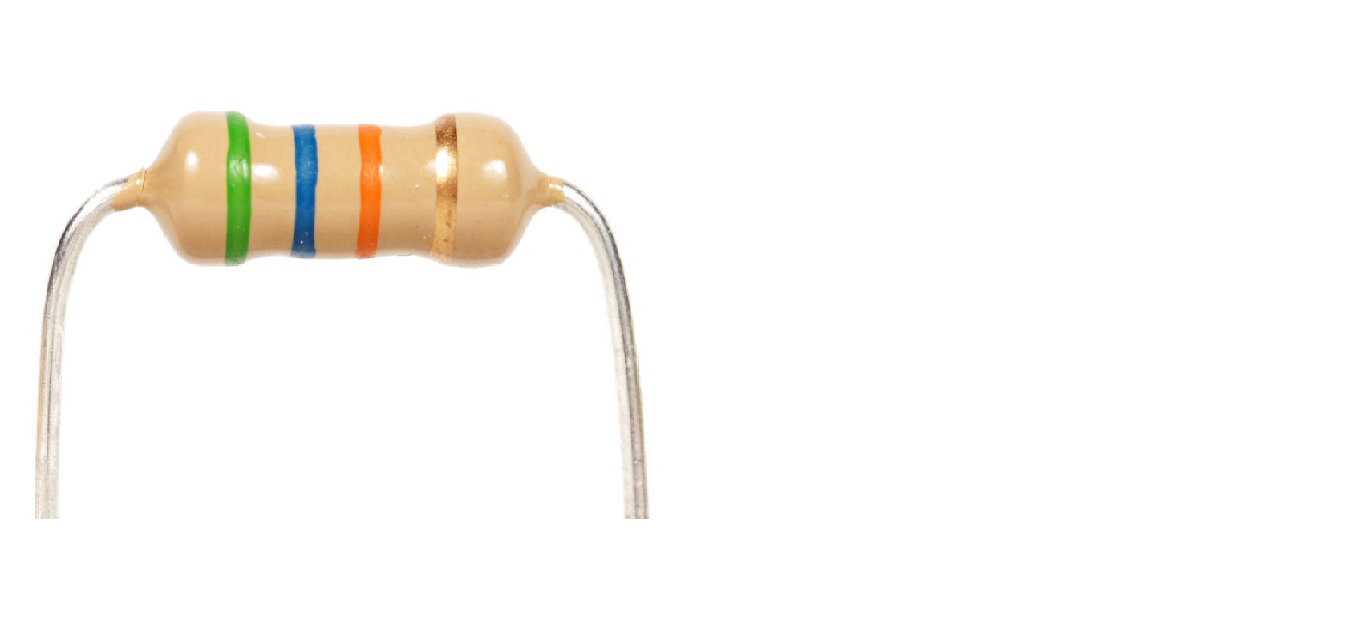
#> input picture Image-Processing-Project-Resistor-Scanner/place1.jpg, 1360 x 618 px
$ python run.py --image place1.jpg
#> lines starting #> are read from the running program, lines starting #| are printed output that depends on the picture; after the words box and inside, x2 and y2 are one past the last pixel; in counts of white or black regions, pixels touching at a corner belong together
# import the necessary packages
import sys
import numpy as np
import cv2
import math

import argparse
# construct the argument parse and parse the arguments
ap = argparse.ArgumentParser()
ap.add_argument("-i", "--image", required=True, help="path to the input image")
args = vars(ap.parse_args())

# load the image and resize it to a smaller factor so that
# the shapes can be approximated better
first_read_image = cv2.imread(args["image"])
#> first_read_image is the input picture: shape (618, 1360, 3); mean B, G, R 245.6, 249, 251

# load the image
#first_read_image = cv2.imread("place1.jpg")

#convert image from BGR to RGB
image = cv2.cvtColor(first_read_image, cv2.COLOR_BGR2RGB)

rows,columns,channels = image.shape
#> rows = 618; columns = 1360; channels = 3
#rows,columns,channels

#print the shape of image
#print ('Image shape: ',image.shape)

#get mean color value of the image
mean_color = cv2.mean(image)
#> mean_color = (251, 249, 245.6, 0)
#print the mean
#print ('mean: ',mean_color)

#make 3 new arrays with size equal to number of columns in small image
numbers_of_dark_pixels_in_each_column = [0 for i in range(columns)]
#> numbers_of_dark_pixels_in_each_column = 1360 values from 0 to 0
addition_of_row_numbers_having_dark_pixels_in_each_column = [0 for i in range(columns)]
#> addition_of_row_numbers_having_dark_pixels_in_each_column = 1360 values from 0 to 0
average_of_row_numbers_having_dark_pixels_in_each_column = [0 for i in range(columns)]
#> average_of_row_numbers_having_dark_pixels_in_each_column = 1360 values from 0 to 0

#travel row by row downwards in each column from left to right in small image
global num
for x in range(0,columns):
    num = 0
    for y in range(0,rows):
        #get pixel value in small image and assign to a new variable res
        res = image[y,x]

        #res is empty if no image loaded, then continue
        if res is None:
            continue
        #if the respecitve values stored in res are greater than half of the respective values in the mean color of the small image
        #then pass (these are the light parts of the image)
        #if not, increment num by 1 and set respective array position of avgy equal to column number as the value already stored plus y
        if res[0] > mean_color[0] * 0.5 and res[1] > mean_color[1] * 0.5 and res[2] > mean_color[2] * 0.5:
            pass
        else:
            num += 1
            addition_of_row_numbers_having_dark_pixels_in_each_column[x] += y

    #once the iteration of rows along a column is over,
    #if num is greater than 2, set value in nums at index equal to column number, as num
    #and set value in avgy at index equal to column number, as (value already there divided by num)
    if num > 2:
        numbers_of_dark_pixels_in_each_column[x] = num
        average_of_row_numbers_having_dark_pixels_in_each_column[x]=((addition_of_row_numbers_having_dark_pixels_in_each_column[x]) / num)
#> after the loop, addition_of_row_numbers_having_dark_pixels_in_each_column = 1360 values, max 27521 at index 229, min 0 at index 0, mean 3499.4; average_of_row_numbers_having_dark_pixels_in_each_column = 1360 values, max 379.5 at index 636, min 0 at index 0, mean 80.13; numbers_of_dark_pixels_in_each_column = 1360 values, max 146 at index 229, min 0 at index 0, mean 16.68


average_dark_pixels = 0
count = 0
for x in range(0, columns):
    if numbers_of_dark_pixels_in_each_column[x] > 0:#if nums(column number) is greater than 0, then do this
        average_dark_pixels += numbers_of_dark_pixels_in_each_column[x] #add the values in nums array that are greater than 0
        count += 1 #count the number of values greater than 0
#> this loop made 1360 passes
#> average_dark_pixels on passes 48 to 59: 3, 8, 16, 26, 38, 48, 58, 62, 65, 69, 79, 94
#> after the loop, average_dark_pixels = 22688; count = 496


#gettin row and column values to extract out part of image and draw rectangle
x_min = -1
x_max = 0

if count > 0: #if there are values greater than 0 in nums array
    average_dark_pixels /= count #get the average times the num has been greater than 0 by dividing total by number of values greater than 0
#> average_dark_pixels = 45.74
    for x in range(0,columns):
        if numbers_of_dark_pixels_in_each_column[x] > average_dark_pixels + 15: #if nums(column number) is greater than ((average times the num has been greater than 0) + 15)
            if x_min < 0:#this will happen only in first iteration as minx is -1 and after that minx is updated to x
                x_min = x #set minx as respective index of nums array
            x_max = x # set maxx as respective index of nums array
#> after the loop, x_min = 225

if x_min >= 0: #if minx is greater than or equal to 0 (ie. respective index of nums array saved above is higher than 0)
    y_min = average_of_row_numbers_having_dark_pixels_in_each_column[x_min]
#> y_min = 217.9
    y_max = average_of_row_numbers_having_dark_pixels_in_each_column[x_max]
#> y_max = 201.9
    x_min_2 = x_min - 20
#> x_min_2 = 205

    if x_min_2 < 0:
        x_min_2 = 0
    if x_min_2 > len(average_of_row_numbers_having_dark_pixels_in_each_column) - 1:
        x_min_2 = len(average_of_row_numbers_having_dark_pixels_in_each_column) - 1

    x_max_2 = x_max + 20
#> x_max_2 = 477
    if x_max_2 < 0:
        x_max_2 = 0
    if x_max_2 > len(average_of_row_numbers_having_dark_pixels_in_each_column) - 1:
        x_max_2 = len(average_of_row_numbers_having_dark_pixels_in_each_column) - 1

    ratio = (average_of_row_numbers_having_dark_pixels_in_each_column[x_max_2] - average_of_row_numbers_having_dark_pixels_in_each_column[x_min_2]) / ((x_max_2) - (x_min_2))
#> ratio = 0.00184
    y_min = (int) (ratio * (x_min - x_min_2) + average_of_row_numbers_having_dark_pixels_in_each_column[x_min_2])
#> y_min = 239
    y_max = (int) (ratio * (x_max - x_max_2) + average_of_row_numbers_having_dark_pixels_in_each_column[x_max_2])
#> y_max = 239

    w = x_max - x_min#width of part of image to be extracted out
#> w = 232

    if w > 10 and ratio < 0.7 and ratio > -0.7:
        x1=min(x_min,x_max)
#> x1 = 225
        x2=max(x_min,x_max)
#> x2 = 457
        y1=min(y_min+15,y_max+15,y_max-15,y_min-15)
#> y1 = 224
        y2=max(y_min+15,y_max+15,y_max-15,y_min-15)
#> y2 = 254

        res = cv2.resize(image[y1:y2, x1:x2],(columns,50),fx=0, fy=0, interpolation = cv2.INTER_NEAREST)#cut out the colour bands part from the image
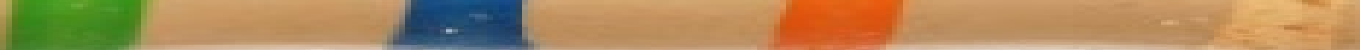
#> res: shape (50, 1360, 3); mean R, G, B 172.6, 139, 91.3
        cv2.rectangle(image, (x1,y1), (x2,y2),(0, 255, 0),2); #draw a green rectangle where the part of image was extracted on original image
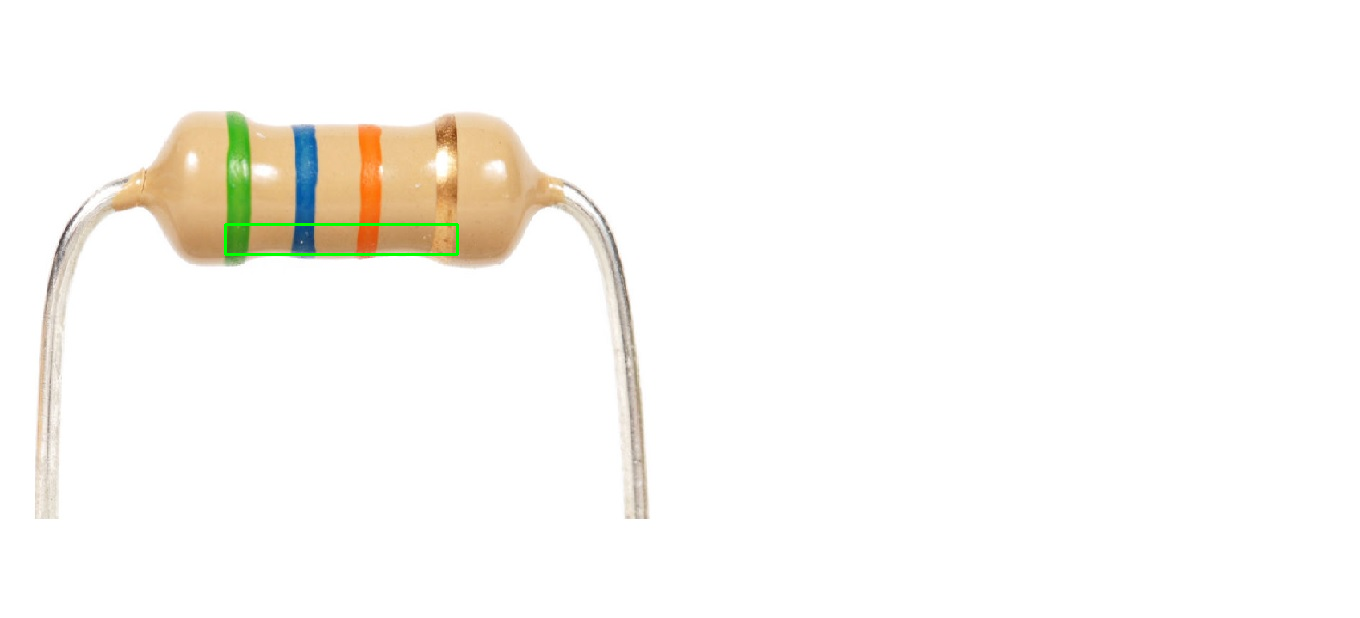
#> image: shape (618, 1360, 3); mean R, G, B 250.7, 249.1, 245.4

        n = 3

        res_rows,res_columns,res_channels = res.shape
#> res_rows = 50; res_columns = 1360
        background = [0 for k in range(n)]

        for x in range(res_columns-50,res_columns):
            value = res[0, x]
            for i in range(0,3):
                background[i] += value[i] / 50.0
#> this loop made 50 passes
#> value on passes 1 to 12: [193, 128, 60], [193, 128, 60], [193, 128, 60], [193, 128, 60], [199, 132, 62], [199, 132, 62], [199, 132, 62], [199, 132, 62], [199, 132, 62], [213, 150, 81], [213, 150, 81], [213, 150, 81]
#> after the loop, background = [215.9, 161.4, 96.64]

        background_distances = [0 for k in range(res_columns)]

        average_distance = 0
        for x in range(0,res_columns-5):# -5 removed
            c1 = background
            c2 = res[0,x]

            background_distances[x] = (math.pow(c1[0] - c2[0], 2)
                          + math.pow(c1[1] - c2[1], 2)
                          + math.pow(c1[2] - c2[2], 2))/100
            average_distance += (background_distances[x] / res_columns)
#> this loop made 1355 passes
#> (c2, average_distance) on passes 1 to 3: ([195, 166, 98], 0.00338), ([195, 166, 98], 0.00676), ([195, 166, 98], 0.0101)
#> after the loop, average_distance = 71.03; background_distances = 1360 values, max 466 at index 499, min 0 at index 1355, mean 71.03


        res = cv2.fastNlMeansDenoising(res, None, 10, 7, 30)
        res = cv2.GaussianBlur(res,(15,15),0)

        res = cv2.GaussianBlur(res,(15,15),0)

        # pic
        #cv2.imshow('res',cv2.cvtColor(res, cv2.COLOR_BGR2RGB))


        #the brighter values of colors
        bright_codes = [(0, 0, 0),         #black
                        (156, 102, 51), #brown
                     (255, 0, 0),       #red
                     (255, 102, 0),     #orange
                     (255, 255, 0),     #yellow
                     (0, 255, 0),       #green
                     (0, 0, 255),       #blue
                     (200, 0, 255),     #violet
                     (128, 128, 128),   #gray
                     (255, 255, 255)]   #white

        #the darker values of colors
        dark_codes = [(20, 20, 20),      #black
                 (71, 53, 38),      #brown
                 (204, 0, 0),       #red
                      (255, 51, 0),     #orange
                    (255, 204, 102), #yellow
                      (30, 200, 50), #green
                 (40, 73, 86),      #blue
                 (110, 0, 51),      #violet
                 (73, 65, 62),      #gray
                 (250, 250, 250)]   #white

        color_name = ["black","brown","red","orange","yellow","green","blue","violet","gray","white"]
        #getting colors of the bands
        coldet = [0]*res_columns
        for x in range(0,res_columns):
            if background_distances[x] > average_distance :
                col = res[0, x]

                mini = 100000
                minc = -1
                for c in range(0,len(dark_codes)):
                    c2 = dark_codes[c]
                    distance = (math.pow(col[0] - c2[0], 2)
                            + math.pow(col[1] - c2[1], 2)
                            + math.pow(col[2] - c2[2], 2))
                    if distance < mini:
                        mini = distance
                        minc = c

                coldet[x] = minc
                if minc >= 0:
                    pass

            else:
                coldet[x] = -1
#> this loop made 1360 passes
#> col on passes 13 to 24: [131, 148, 59], [123, 146, 53], [116, 144, 49], [109, 142, 45], [102, 141, 41], [96, 140, 38], [91, 140, 36], [87, 140, 34], [83, 140, 32], [79, 140, 31], [76, 141, 30], [73, 141, 30]

        #log
        #print("coldet",coldet)

        numconti = 0
        numcodes = 0
        sumcodes = [0]*res_columns
        result = [0 for k in range(n)]
        found = False

        for x in range(0,res_columns):
            if coldet[x] == -1 and numconti > 20:
                sumc = [0]*len(dark_codes)
                for i in range(0,numconti - 20):
                    sumc[sumcodes[i]] += 1
                print("sumc",sumc)

                maxnum = 0
                code = -1
                for i in range(0,len(dark_codes)):
                    if sumc[i] > maxnum:
                        maxnum = sumc[i]
                        code = i

                if code != -1:
                   #display colours and colour names
                    cv2.rectangle(image, ((int)(numcodes*columns/4),rows-40), ((int)((numcodes +1 )*columns/4),rows),bright_codes[code],-1)#Original
                    cv2.putText(image, color_name[code], ((int)(numcodes * columns / 4), rows-10),cv2.FONT_HERSHEY_DUPLEX, 1.0, (0, 0, 0))
                    result[numcodes] = code
                    print("code", code)
                    numcodes += 1
                    if numcodes >= 3:
                        found = True
                        break
                numconti = 0
                sumcodes = [0]*res_columns
            elif coldet[x] >= 0:
                if numconti > 10:
                    sumcodes[numconti - 10] = coldet[x]
                if numconti == 10:
                    pass

                numconti += 1
            else:
                numconti = 0
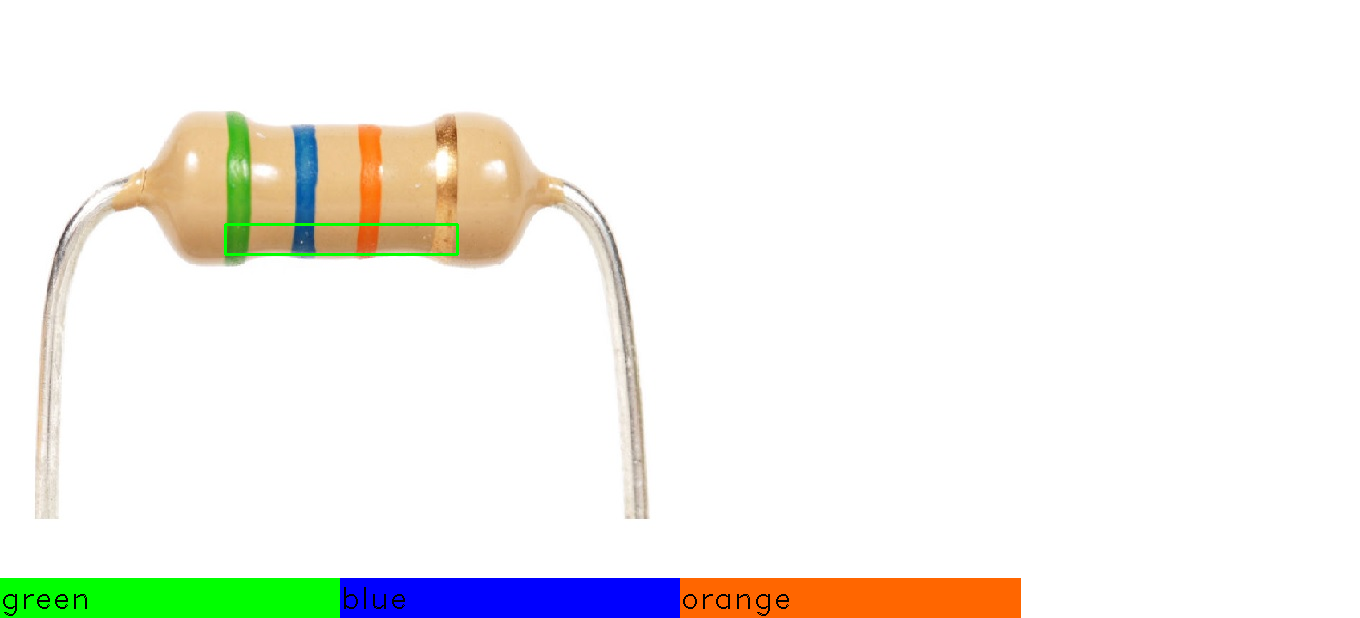
#> image: shape (618, 1360, 3); 4.86% of pixels changed, all inside (x1, y1, x2, y2) = (0, 578, 1021, 618)


        print("result",result)
#| result [5, 6, 3]
        final_result = result[0] * 10 + result[1]
        final_result *= math.pow(10, result[2])
        resistance = final_result
        unit = " Ohm"
        if resistance >= 1000.0:
            resistance /= 1000
            unit = "k Ohm"
        if resistance >= 1000000.0:
            resistance /= 1000000
            unit = "m Ohm"

        answer = f'{resistance:.1f}' + unit
        cv2.putText(image, answer, (50, 50),cv2.FONT_HERSHEY_DUPLEX, 1.0, (0, 0, 0))
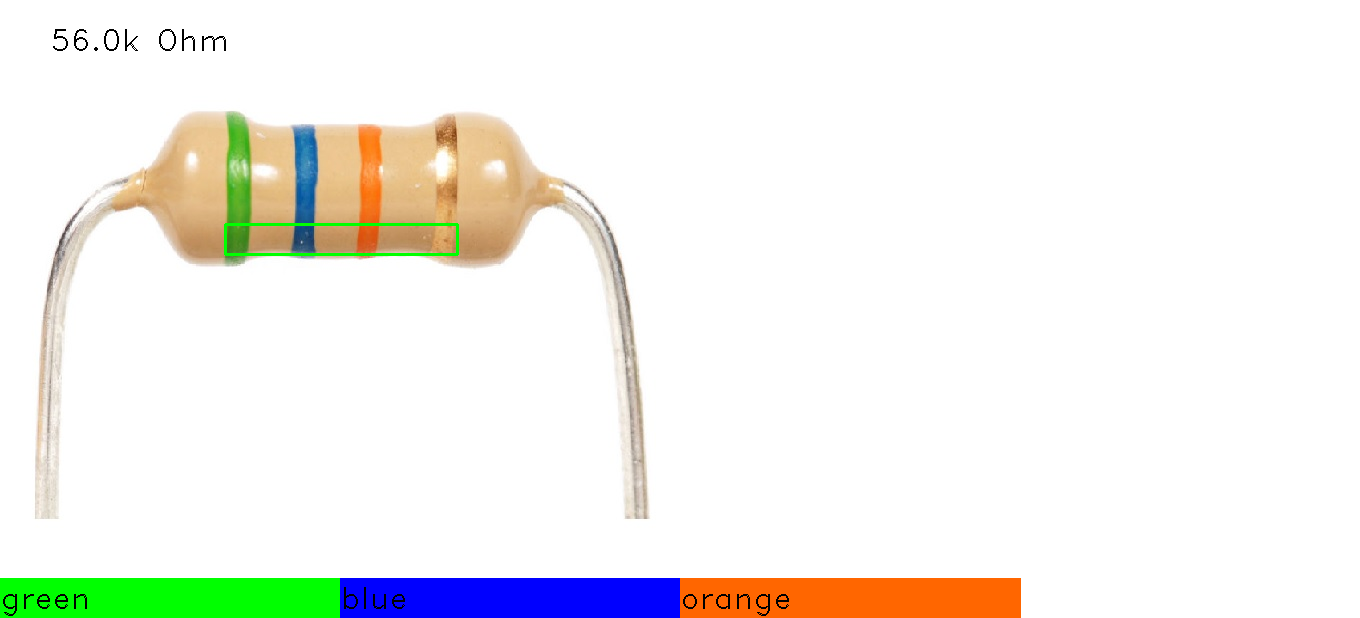
#> image: shape (618, 1360, 3); 0.08% of pixels changed, all inside (x1, y1, x2, y2) = (53, 29, 226, 51)

        print("Resistance Value : ",answer)
#| Resistance Value :  56.0k Ohm

        # call function
        final = cv2.cvtColor(image, cv2.COLOR_BGR2RGB)
        cv2.imshow("Resistance Output Value", final)
        cv2.waitKey(0)
